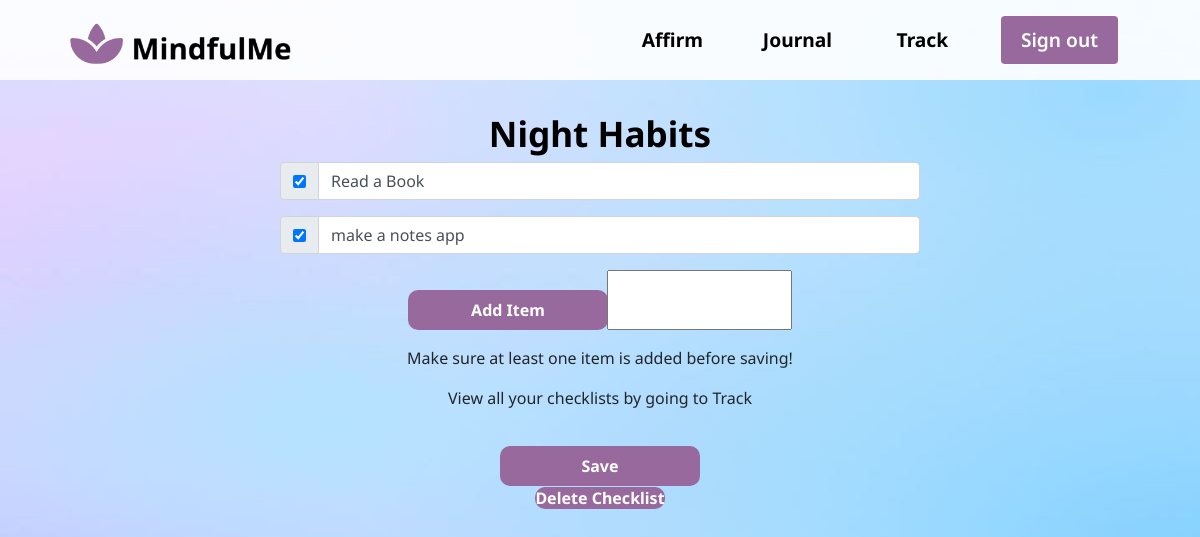
The app's page /33 with its own data.
### main/models.py (models this page shows, shortened)
class ToDoList(models.Model):
	user = models.ForeignKey(User, on_delete=models.CASCADE, related_name="todolist", null=False)
	name = models.CharField(max_length=200)

class Item(models.Model):
	todolist = models.ForeignKey(ToDoList, on_delete=models.CASCADE)
	text = models.CharField(max_length=300)
	complete = models.BooleanField()

### main/views.py (the view, shortened to what this page needs)
# urls.py: path("<int:id>", views.list, name="index"),
def list(request, id):
    ls = ToDoList.objects.get(id=id)
    return render(request, "main/list.html", {"ls":ls})

### main/templates/main/list.html (shortened to what this page needs)
{% load static %}
<!DOCTYPE html>
<html>
  <head>
    <link rel="stylesheet" href="{% static 'css/global.css' %}">
    <link rel="stylesheet" href="{% static 'css/styles.css' %}">
    <link rel="stylesheet" href="https://cdn.jsdelivr.net/npm/bootstrap@4.3.1/dist/css/bootstrap.min.css">
  </head>
  <nav class="navbar">
      <div class="navbar__container">
        <a href="/profile">
          <img src = "{% static 'graphics/logo.png' %}" height = "50px" width = "230px" style="margin-top: 10px;"/>
        </a>
        <ul class="navbar__menu">
          <li class="navbar__item">
            <a href="/affirm" class="navbar__links" id="affirm-page">Affirm</a>
          </li>
          <li class="navbar__item">
            <a href="/journal" class="navbar__links" id="journal-page">Journal</a>
          </li>
          <li class="navbar__item">
            <a href="/track" class="navbar__links" id="track-page">Track</a>
          </li>
          <li class="navbar__btn">
            <a href="/login" class="button" id="signup">Sign out</a>
          </li>
        </ul>
      </div>
    </nav>
  <body>
    <h1 style="color: black; font-size: 2.2rem; font-style: 'Noto Sans', sans-serif; text-align: center; font-weight: bold; margin-top: 2rem;">{{ls.name}}</h1>
	<form method="post" action="#">
    <div style="display: flex; justify-content: center;">
      <div style="flex: column; width: 40rem; justify-content: center;">
        {% for item in ls.item_set.all %}
        <div class="input-group mb-3">
          <div class="input-group-prepend">
            <div class="input-group-text">
              {% if item.complete == True %}
                <input type="checkbox" value="clicked" name="c{{item.id}}" checked>
              {% else %}
                <input type="checkbox" value="clicked" name="c{{item.id}}">
              {% endif %}
            </div>
          </div>
          <input type="text" value="{{item.text}}" class="form-control">
        </div>
        {% endfor %}
      </div>
    </div>
		<div class="input-group mb-3" style="text-align:center; position: relative; justify-content: center;">
			<div class="input-group-prepend" >
				<button type="submit" name="newItem" value="newItem" id="button">Add Item</button>
			</div>
			<input type="text" name="new">
		</div>
    <p>Make sure at least one item is added before saving!</p>
    <p>View all your checklists by going to Track</p>
		<button type="submit" name="save" value="save" id = "button" >Save</button>
	</form>
    <a href="/delete_list/{{ls.name}}/" id = "button">Delete Checklist</a>
</body>
</html>

### main/static/css/global.css (style rules this page uses)
* { font-family: 'Noto Sans', sans-serif; }
html,body { height: 100%; background-image: url("static/graphics/background.jpg"); }

### main/static/css/styles.css (style rules this page uses)
* { box-sizing: border-box; margin: 0; padding: 0; scroll-behavior: smooth; font-family: 'Noto Sans', sans-serif; }
html,body { height: 100%; }
.navbar { background: rgba(255, 255, 255, 0.9); height: 80px; display: flex; justify-content: center; align-items: center; font-size: 1.2rem; position: sticky; top: 0; z-index: 999; }
.navbar__container { display: flex; justify-content: space-between; height: 80px; z-index: 1; width: 100%; max-width: 1300px; margin: 0 auto; padding: 0 50px; }
.navbar__menu { display: flex; align-items: center; list-style: none; }
.navbar__item { height: 80px; }
.navbar__links { color: #000000; font-weight: bold; display: flex; align-items: center; justify-content: center; width: 125px; text-decoration: none; height: 100%; transition: all 0.3s ease; }
.navbar__btn { display: flex; justify-content: center; align-items: center; padding: 0 1rem; width: 100%; font-weight: 550; }
.button { display: flex; justify-content: center; align-items: center; text-decoration: none; padding: 10px 20px; height: 100%; width: 100%; border: none; outline: none; border-radius: 4px; background: rgb(151, 105, 157); color: #fff; transition: all 0.3s ease; }

### records on screen
ToDoList: name "Night Habits"
Item: text "Read a Book"
Item: text "make a notes app"
